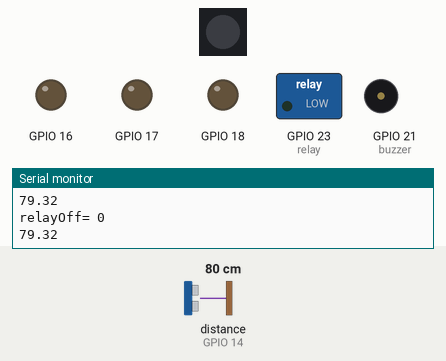
A sketch run on a simulated ESP32. Shown: 1 RGB LEDs in strip order, left to right, switched loads named in the sketch (green lamp = pin HIGH), output pins drawn as LEDs (lit = HIGH), buzzer (waves = sounding), the last lines printed to the serial monitor. Wiring (inferred from the names in the program): ultrasonic range finder: trigger GPIO 12; echo GPIO 14. Dashed ring = blinking. The inputs (shaded band) are chosen by the test bench; at power-on: distance to the obstacle (sensor on GPIO 14) 80 cm. The echo pulse lasts 58.3 µs per cm; pins used as bus, display or sensor lines are not drawn.

Above: at 1.2 s.
1.3 s: distance to the obstacle (sensor on GPIO 14) set to 33 cm
At 2.3 s:
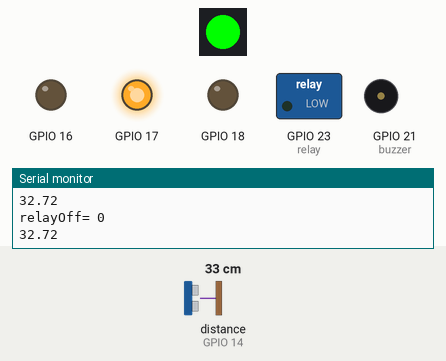
2.9 s: distance to the obstacle (sensor on GPIO 14) set to 27 cm
At 3.18 s:
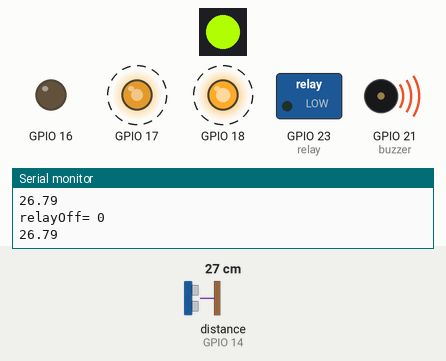
5.9 s: distance to the obstacle (sensor on GPIO 14) set to 2 cm
At 6.07 s:
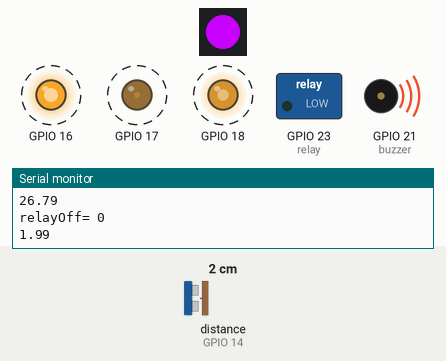
8.9 s: distance to the obstacle (sensor on GPIO 14) set to 9 cm
At 9.09 s:
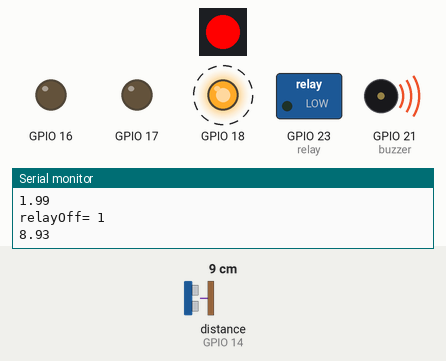
11.9 s: distance to the obstacle (sensor on GPIO 14) set to 35 cm
At 13.2 s:
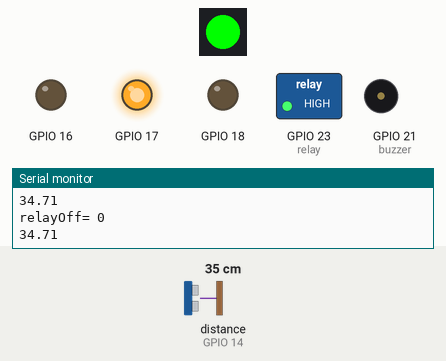
13.5 s: distance to the obstacle (sensor on GPIO 14) set to 4 cm
At 13.79 s:
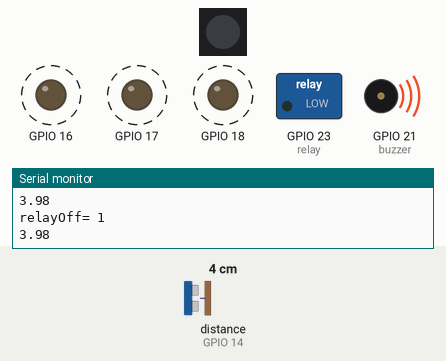
Timing chart, 0 to 17.5 s (numbered marks = the images above; inputs shaded):
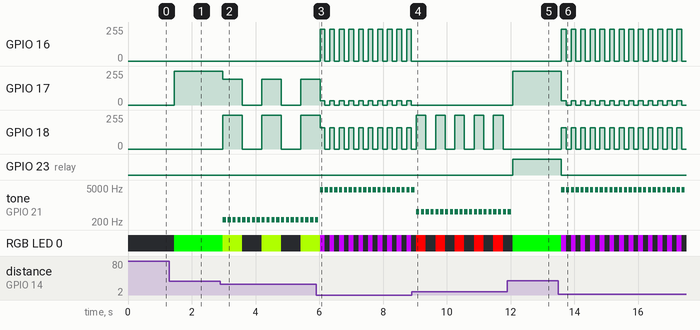

Measured:
- the behaviour switches between 31 and 30 cm on distance to the obstacle (sensor on GPIO 14) (found by bisection; images 1 and 2)
- after the input at 1.3 s, GPIO 17: 0/255 → 255/255 after 0.15 s; RGB LED 0: off → RGB(0, 255, 0) after 0.15 s
- after the input at 2.9 s, GPIO 17: alternates 192/255 for 0.61 s and 0/255 for 0.61 s, starting after 0.08 s; GPIO 18: alternates 255/255 for 0.61 s and 0/255 for 0.61 s, starting after 0.08 s
- after the input at 5.9 s, GPIO 16: alternates 240/255 for 0.15 s and 0/255 for 0.15 s, starting after 0.12 s; GPIO 17: alternates 32/255 for 0.15 s and 0/255 for 0.15 s, starting after 0.12 s; GPIO 18: alternates 160/255 for 0.15 s and 0/255 for 0.15 s, starting after 0.12 s
- after the input at 8.9 s, GPIO 16, GPIO 17: stops changing and stays 0/255; GPIO 18: alternates 255/255 for 0.30 s and 0/255 for 0.30 s, starting after 0.14 s
- after the input at 11.9 s, GPIO 17: 0/255 → 255/255 after 0.17 s; GPIO 18: stops changing and stays 0/255; GPIO 23 (relay): LOW → HIGH after 0.17 s; tone on GPIO 21 (buzzer): goes on until 12.0 s, then stays silent
- after the input at 13.5 s, GPIO 16: alternates 240/255 for 0.15 s and 0/255 for 0.15 s, starting after 0.09 s; GPIO 17: alternates 32/255 for 0.15 s and 0/255 for 0.15 s, starting after 0.09 s

The sketch:

1._Ultrasound_crash_proof.ino
```cpp
// 接收序列埠值的變數
char cmd;

#include <WiFi.h>
#include <PubSubClient.h> //請先安裝PubSubClient程式庫
#include <Adafruit_NeoPixel.h>
int NEOPin = 32; // 腳位編號
int NEONumber = 1; // 燈組的數量（本例只有一顆）
Adafruit_NeoPixel pixels(NEONumber, NEOPin, NEO_GRB + NEO_KHZ800);
// 設定規格
int Trig = 12; //發出聲波腳位
int Echo = 14; //接收聲波腳位
int buzzer = 21; //蜂鳴器
int relay = 23; //繼電器
bool relayOff = false; // 繼電器狀態標誌

unsigned long previousMillisPurple = 0;
unsigned long previousMillisRed = 0;
unsigned long previousMillisYellow = 0;

const long intervalPurple = 100;
const long intervalRed = 250;
const long intervalYellow = 500;

bool purpleState = false;
bool redState = false;
bool yellowState = false;

void setup() {
  Serial.begin(115200);
  pinMode(Trig, OUTPUT);
  pinMode(Echo, INPUT);
  pinMode(buzzer, OUTPUT);
  pinMode(18, OUTPUT);//GPIO 4輸出RGB LED的紅色(顯示用)
  pinMode(17, OUTPUT);//GPIO 2輸出RGB LED的綠色(顯示用)
  pinMode(16, OUTPUT);//GPIO 15輸出RGB LED的藍色(顯示用)
  pinMode(23, OUTPUT);//GPIO 23輸出繼電器訊號源
  pixels.begin(); // 初始化NeoPixel
}

void loop() {
  digitalWrite(Trig, LOW); //先關閉
  delayMicroseconds(5);
  digitalWrite(Trig, HIGH);//啟動超音波
  delayMicroseconds(10);
  digitalWrite(Trig, LOW); //關閉
  float EchoTime = pulseIn(Echo, HIGH); //計算傳回時間
  float CMValue = EchoTime / 29.4 / 2; //將時間轉換成距離
  Serial.println(CMValue);
  delay(50);

  unsigned long currentMillis = millis();

  if (CMValue <= 5) {
    //碰撞距離紫燈
    if (currentMillis - previousMillisPurple >= intervalPurple) {
      previousMillisPurple = currentMillis;
      purpleState = !purpleState;
      if (purpleState) {
        pixels.setPixelColor(0, pixels.Color(200, 0, 255)); // Purple
      } else {
        pixels.setPixelColor(0, pixels.Color(0, 0, 0)); // Off
      }
      pixels.show();

      // Update the RGB LED
      if (purpleState) {
        analogWrite(16, 240);
        analogWrite(17, 32);
        analogWrite(18, 160);
      } else {
        analogWrite(16, 0);
        analogWrite(17, 0);
        analogWrite(18, 0);
      }
    }
    tone(buzzer, 4186, 100);
    digitalWrite(relay, LOW);
    relayOff = true; // 將繼電器狀態標誌設為關閉
  }
  else if (CMValue <= 15 && CMValue > 5) {
    //警告距離紅燈
    if (currentMillis - previousMillisRed >= intervalRed) {
      previousMillisRed = currentMillis;
      redState = !redState;
      if (redState) {
        pixels.setPixelColor(0, pixels.Color(255, 0, 0)); // Red
      } else {
        pixels.setPixelColor(0, pixels.Color(0, 0, 0)); // Off
      }
      pixels.show();

      // Update the RGB LED
      if (redState) {
        analogWrite(16, 0);
        analogWrite(17, 0);
        analogWrite(18, 255);
      } else {
        analogWrite(16, 0);
        analogWrite(17, 0);
        analogWrite(18, 0);
      }
    }
    tone(buzzer, 523, 100);
    if (!relayOff) { // 如果繼電器狀態標誌未設為關閉，則關閉繼電器
      digitalWrite(relay, LOW);
      relayOff = true; // 將繼電器狀態標誌設為關閉
    }
  }
  else if (CMValue <= 30 && CMValue > 15) {
    //注意距離黃燈
    if (currentMillis - previousMillisYellow >= intervalYellow) {
      previousMillisYellow = currentMillis;
      yellowState = !yellowState;
      if (yellowState) {
        pixels.setPixelColor(0, pixels.Color(175, 255, 0)); // Yellow
      } else {
        pixels.setPixelColor(0, pixels.Color(0, 0, 0)); // Off
      }
      pixels.show();

      // Update the RGB LED
      if (yellowState) {
        analogWrite(16, 0);
        analogWrite(17, 192);
        analogWrite(18, 255);
      } else {
        analogWrite(16, 0);
        analogWrite(17, 0);
        analogWrite(18, 0);
      }
    }
    tone(buzzer, 253, 100);
    if (relayOff) { // 如果繼電器狀態標誌設為關閉，則打開繼電器
      digitalWrite(relay, HIGH);
      relayOff = false; // 將繼電器狀態標誌設為開啟
    }
  }
  else if (CMValue <= 50 && CMValue > 30) {
    //安全距離綠燈
    pixels.setPixelColor(0, pixels.Color(0, 255, 0)); // 綠色
    pixels.show();
    analogWrite(16, 0);
    analogWrite(17, 255);
    analogWrite(18, 0);
    if (relayOff) { // 如果繼電器狀態標誌設為關閉，則打開繼電器
      digitalWrite(relay, HIGH);
      relayOff = false; // 將繼電器狀態標誌設為開啟
    }
  }
  else {
    // 當距離大於50時關閉NEO
    pixels.setPixelColor(0, pixels.Color(0, 0, 0)); // 關閉
    pixels.show();
    analogWrite(16, 0);
    analogWrite(17, 0);
    analogWrite(18, 0);
    if (relayOff) { // 如果繼電器狀態標誌設為關閉，則打開繼電器
      digitalWrite(relay, HIGH);
      relayOff = false; // 將繼電器狀態標誌設為開啟
    }
  }
  delay(100);
  Serial.print("relayOff= ");
  Serial.println(relayOff);
}
```
